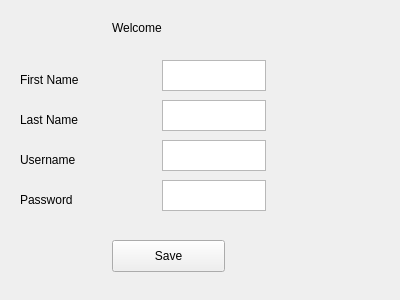
<?xml version="1.0" encoding="UTF-8"?>
<ui version="4.0">
 <class>RegisterForm</class>
 <widget class="QWidget" name="RegisterForm">
  <property name="geometry">
   <rect>
    <x>0</x>
    <y>0</y>
    <width>400</width>
    <height>300</height>
   </rect>
  </property>
  <property name="windowTitle">
   <string>Form</string>
  </property>
  <widget class="QLabel" name="FirstName_Label">
   <property name="geometry">
    <rect>
     <x>20</x>
     <y>70</y>
     <width>71</width>
     <height>20</height>
    </rect>
   </property>
   <property name="text">
    <string>First Name</string>
   </property>
  </widget>
  <widget class="QLabel" name="LastName_Label">
   <property name="geometry">
    <rect>
     <x>20</x>
     <y>110</y>
     <width>71</width>
     <height>20</height>
    </rect>
   </property>
   <property name="text">
    <string>Last Name</string>
   </property>
  </widget>
  <widget class="QTextEdit" name="FirstName_Text">
   <property name="geometry">
    <rect>
     <x>162</x>
     <y>60</y>
     <width>104</width>
     <height>31</height>
    </rect>
   </property>
  </widget>
  <widget class="QLabel" name="Username_Label">
   <property name="geometry">
    <rect>
     <x>20</x>
     <y>150</y>
     <width>71</width>
     <height>20</height>
    </rect>
   </property>
   <property name="text">
    <string>Username</string>
   </property>
  </widget>
  <widget class="QLabel" name="RegisterHeader_Label">
   <property name="geometry">
    <rect>
     <x>112</x>
     <y>20</y>
     <width>59</width>
     <height>16</height>
    </rect>
   </property>
   <property name="text">
    <string>Welcome</string>
   </property>
  </widget>
  <widget class="QTextEdit" name="Username_Text">
   <property name="geometry">
    <rect>
     <x>162</x>
     <y>140</y>
     <width>104</width>
     <height>31</height>
    </rect>
   </property>
  </widget>
  <widget class="QTextEdit" name="Password_Text">
   <property name="geometry">
    <rect>
     <x>162</x>
     <y>180</y>
     <width>104</width>
     <height>31</height>
    </rect>
   </property>
  </widget>
  <widget class="QLabel" name="Password_Label">
   <property name="geometry">
    <rect>
     <x>20</x>
     <y>190</y>
     <width>71</width>
     <height>20</height>
    </rect>
   </property>
   <property name="text">
    <string>Password</string>
   </property>
  </widget>
  <widget class="QPushButton" name="Save_Button">
   <property name="geometry">
    <rect>
     <x>112</x>
     <y>240</y>
     <width>113</width>
     <height>32</height>
    </rect>
   </property>
   <property name="text">
    <string>Save</string>
   </property>
  </widget>
  <widget class="QTextEdit" name="LastName_Text">
   <property name="geometry">
    <rect>
     <x>162</x>
     <y>100</y>
     <width>104</width>
     <height>31</height>
    </rect>
   </property>
  </widget>
 </widget>
 <resources/>
 <connections/>
</ui>
